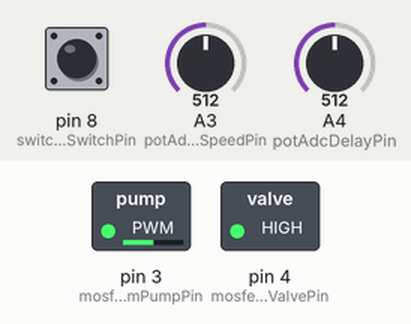
A sketch run on a simulated Arduino Uno, built with avr-gcc and run on an emulated ATmega328P. Parts: switched loads named in the sketch (green lamp = pin HIGH). The test bench sets the inputs (shaded band); at power-on: A3 (potAdcPumpSpeedPin) = 512, pin 8 (switchFootSwitchPin) HIGH, A4 (potAdcDelayPin) = 512.

Above: at 1.2 s.
1.3 s: A3 (potAdcPumpSpeedPin) set to 716
At 1.9 s:
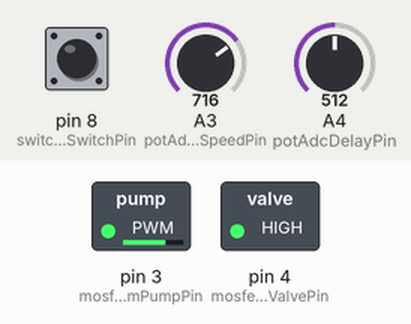
2.8 s: pin 8 (switchFootSwitchPin) pulled LOW for 0.15 s
At 2.87 s:
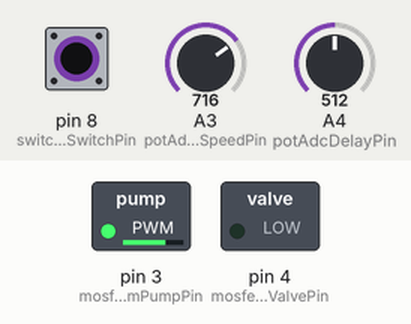
4.4 s: A3 (potAdcPumpSpeedPin) set to 900
At 5.5 s:
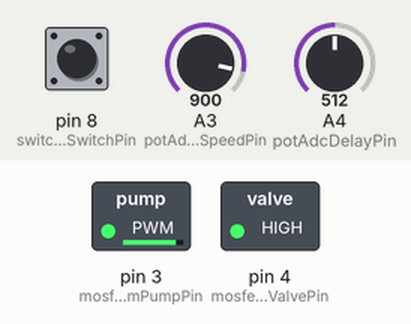
5.9 s: pin 8 (switchFootSwitchPin) pulled LOW for 1 s
At 6.6 s:
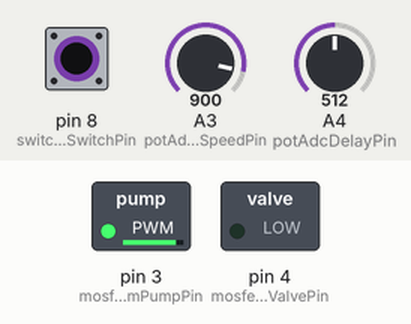
8.4 s: A3 (potAdcPumpSpeedPin) set to 122
At 9.6 s:
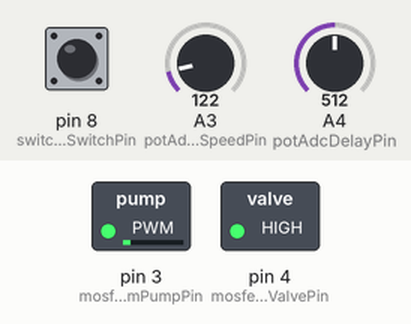
9.9 s: pin 8 (switchFootSwitchPin) pulled LOW for 0.15 s
At 9.97 s:
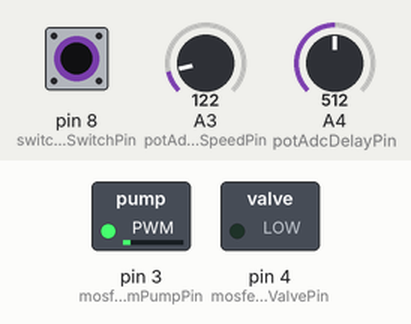
Timing chart, 0 to 12.5 s (numbered marks = the images above; inputs shaded):
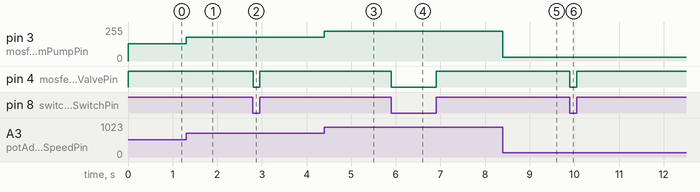

Measured:
- after the input at 1.3 s, pin 3 (mosfetPwmPumpPin): 128/255 → 179/255 at once
- after the input at 2.8 s, pin 4 (mosfetEnableVacuumValvePin): HIGH → LOW at once, → HIGH 0.15 s later
- after the input at 4.4 s, pin 3 (mosfetPwmPumpPin): 179/255 → 225/255 at once
- after the input at 5.9 s, pin 4 (mosfetEnableVacuumValvePin): HIGH → LOW at once, → HIGH 1.0 s later
- after the input at 8.4 s, pin 3 (mosfetPwmPumpPin): 225/255 → 30/255 at once
- after the input at 9.9 s, pin 4 (mosfetEnableVacuumValvePin): HIGH → LOW at once, → HIGH 0.15 s later

The sketch:

arduino-uno-r3.ino
```cpp
// (licence header left out)
#include <TimerOne.h>    // Timer Interrupt Handling

// Debug Setting.
// Being a good C++ citizen using const instead of conditionally compiled. The loop() function
// can check this flag however times as necessary since this loop is many, many orders of magnitude away
// from anything real-time.
const bool enableDebug = false;  // Set to true to view raw ADC potentiometer readings.

const int PWM_OFF = 0; // Turns off MOSFET powering pump motor.

// Vacuum Pump Delay
const unsigned long defaultPumpShutoffDelay = 10000000;   // 10 seconds before pump shutoff

// GPIO Input Pins
// Potentiometer notes (at least with my setup):
//   - Looking at7 front of 100k pot - left pin GND. Middle pin ADC. Right Pin +5V.
const int potAdcPumpSpeedPin = A3;  // Potentiometer output connected to analog pin 3
const int potAdcDelayPin = A4;
const int switchFootSwitchPin = 8;  // Digital Status of foot switch

// GPIO Output Pins
const int mosfetPwmPumpPin = 3;           // PWDM Pump MOSFET driver set to analog pin 0
const int mosfetEnableVacuumValvePin = 4; // Digital Enable/Disable Vacuum Valve.

int potPumpSpeedValue = 0;          // ADC Potentiometer Pump Speed Reading
int potDelayValue = 0;              // ADC Potentioneter Pump Shutoff Delay Reading
int footswitchStatus = 0;           // Foot Switch Status.
unsigned long pumpShutoffTimerDelay = defaultPumpShutoffDelay;  // delay calculated based on potentiometer position.

bool footswitchStateChangeDepressed = true;  // flag representing a footswitch state transition from on to off. Run
                                             // it first loop() iteration.

bool initialPumpCutoffFlag = true;  // Flag to keep pump off until first footswitch pressing.

// Timer1 ISR:  Vacuum pump shutoff delay timer
void ISR_Vacuum_Pump_Shutoff_Delay(void)
{
  // shutoff vacuum pump
  analogWrite(mosfetPwmPumpPin, PWM_OFF);

  // TODO: The ISR is more time critical (not really in this case :-) ) - remove after verifying timer works.
  if (enableDebug)
  {
    Serial.println("*** Shutting off Pump ***");
  }
}


// the setup function runs once when you press reset or power the board
void setup()
{
  // Input Pin Configuration
  pinMode(potAdcPumpSpeedPin, INPUT);
  pinMode(potAdcDelayPin, INPUT);
  pinMode(switchFootSwitchPin, INPUT_PULLUP); // Switch activated goes to ground.

  // Output Pin Configuration
  pinMode(mosfetPwmPumpPin, OUTPUT);
  pinMode(mosfetEnableVacuumValvePin, OUTPUT);

  // Timer Shutoff Configuration
  Timer1.initialize(defaultPumpShutoffDelay); // Set timer to 1,000,000 microseconds (1 second)
  Timer1.attachInterrupt(ISR_Vacuum_Pump_Shutoff_Delay); // Attach the ISR function
  Timer1.stop();
  initialPumpCutoffFlag = true; // Pump is off on device powerup.

  // Starting up device to following states:
  //   - pump motor:  off
  //   - vacuum valve (normally closed): Flow OFF
  analogWrite(mosfetPwmPumpPin, PWM_OFF);
  digitalWrite(mosfetEnableVacuumValvePin, LOW);

  if (enableDebug)
  {
    Serial.begin(9600);
  }
}

// the loop function runs over and over again forever
// Nothing needs to react super fast - so a simple round robin plus a single ISR
// is just fine.
void loop()
{
  // Read ADC potentiometers
  potPumpSpeedValue = analogRead(potAdcPumpSpeedPin);
  delayMicroseconds(100); // give ADC time to read next channel.
  potDelayValue = analogRead(potAdcDelayPin);

  // Check for depressed foot switch
  footswitchStatus = digitalRead(switchFootSwitchPin);

  // Check Foot Switch activation.
  if (footswitchStatus == HIGH)
  {
    // Open the Vacuum Valve
    digitalWrite(mosfetEnableVacuumValvePin, HIGH);

    // Turn on Pump - if already on and adjust to new potentiometer PWM value.
    analogWrite(mosfetPwmPumpPin, potPumpSpeedValue >> 2); // (scaled from 1024 values to 256 values)

    footswitchStateChangeDepressed = true;

    // We have cycled the pump on now at least once.
    initialPumpCutoffFlag = false;

    // Disable timer because as long as footswitch is depressed, the pump will always be enabled.
    Timer1.stop();
  }
  else
  {
    if (footswitchStateChangeDepressed)
    {
      // Close the Vacuum Value and drop the SMD part
      digitalWrite(mosfetEnableVacuumValvePin, LOW);

      Timer1.setPeriod(((potDelayValue / 100) + 1) * 1000000); // doubling the timer period for good measure. It will come back to haunt me.

      footswitchStateChangeDepressed = false;
    }
  }

  if (enableDebug)
  {
    Serial.print("potPumpSpeedValue: ");
    Serial.println(potPumpSpeedValue);

    Serial.print("potDelayValue: ");
    Serial.println(potDelayValue);

    Serial.print("footswitchStatus: ");
    Serial.println(footswitchStatus);

    Serial.println("");

    delay(2000);
  }
}
```
